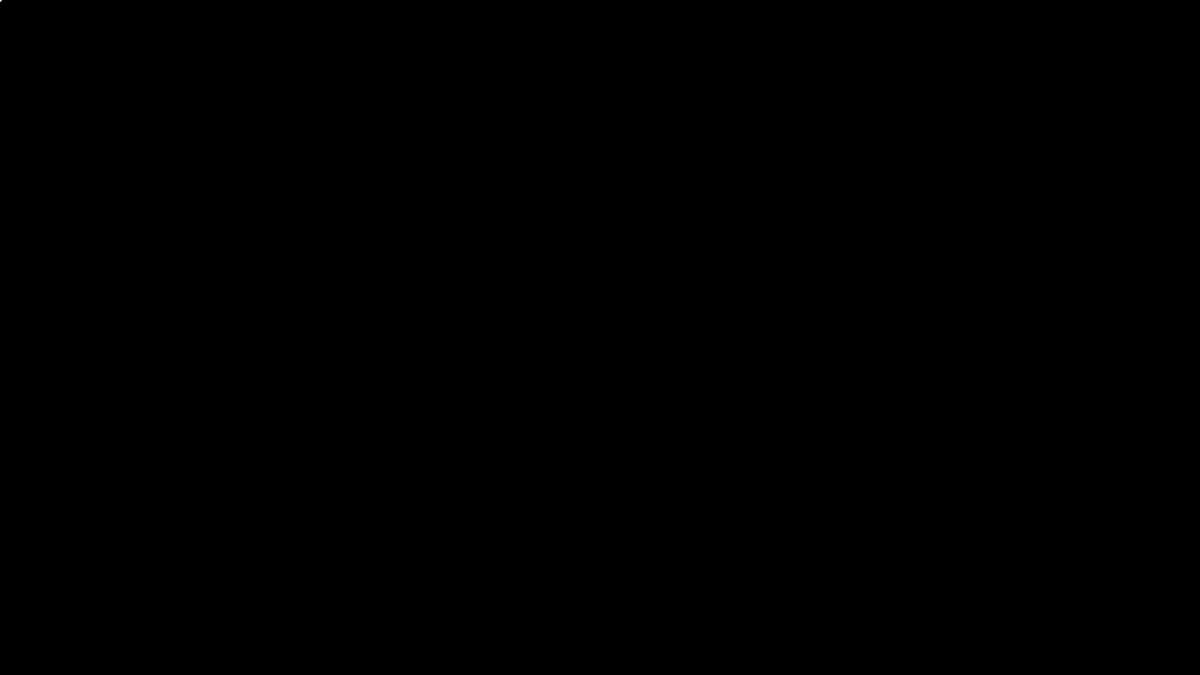
Frame 1 (no input)
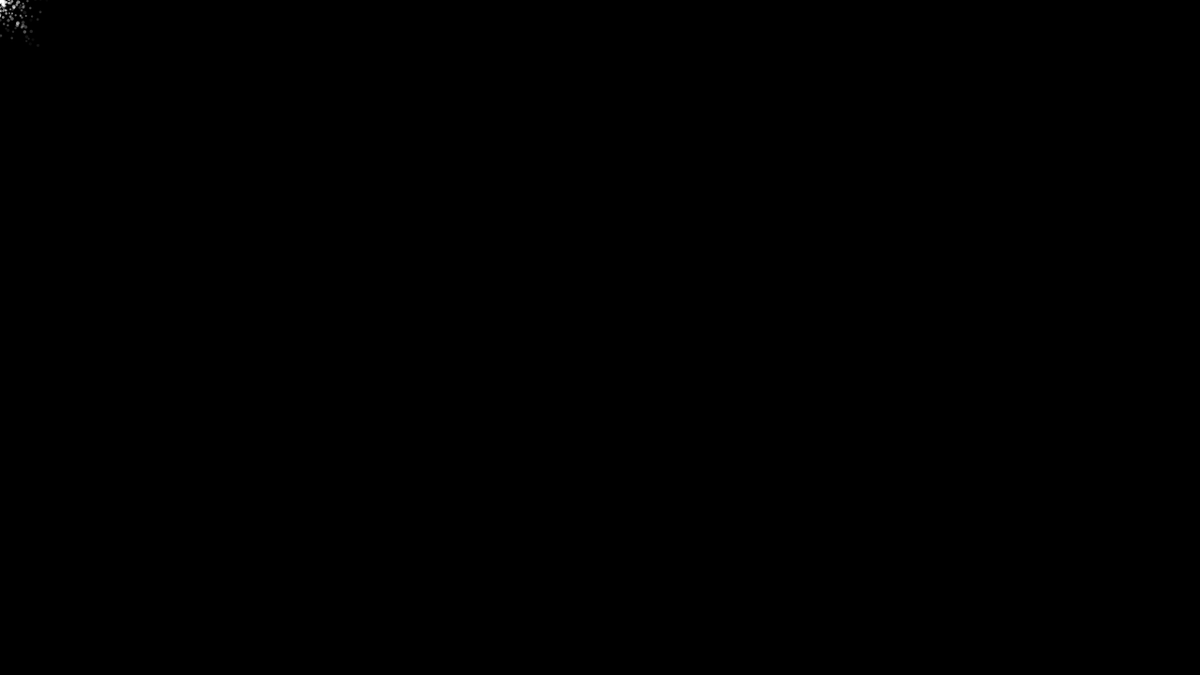
Frame 60 (the mouse pressed at the canvas centre just before this capture)
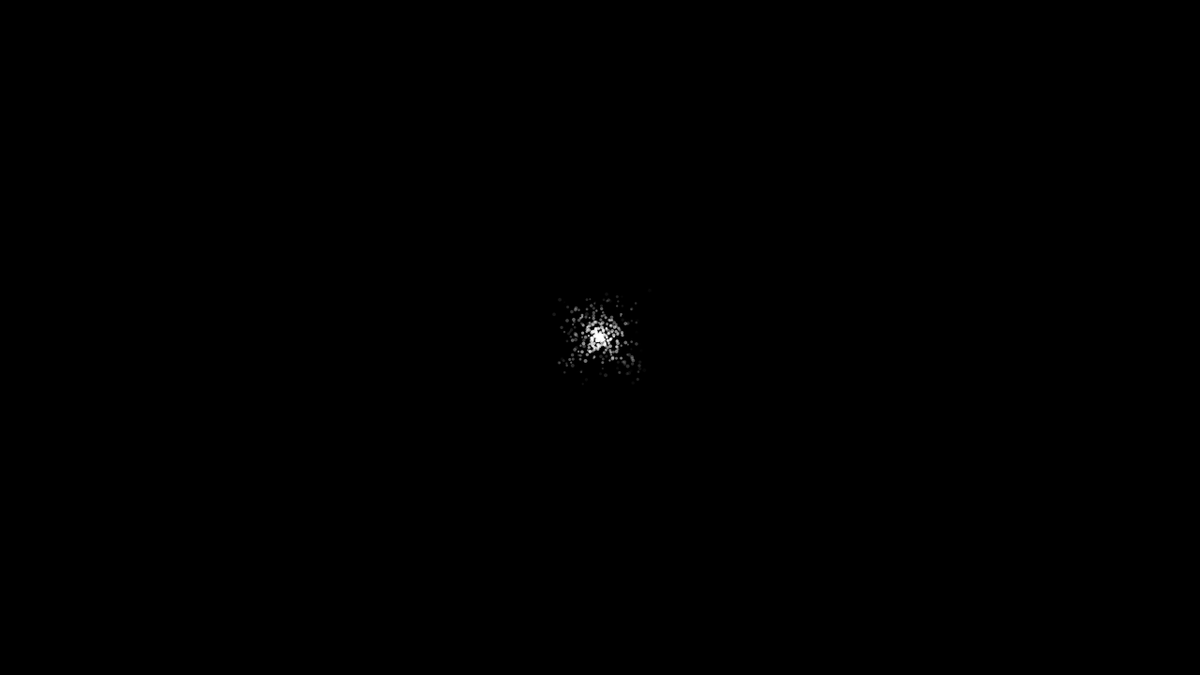
Frame 120 (the mouse held since frame 60 and released just before this capture)

The Processing sketch that drew these frames (run headless with seeded random() and noise(); from frame 60 on, the mouse is pressed at the canvas centre):

// Processing sketch: ParticleFollowMouse3
// ── ParticleFollowMouse3.pde
circle[] cir = new circle[1];
int n=0;

void setup(){
  size(1280,720);
  cir[0]=new circle();
  n++;
  noCursor();
}

void draw(){
  background(0);
  int num=(int)random(5,10);
  cir=(circle[])expand(cir,n+num);
  for(int i=0;i<n;i++){
    cir[i].move();
  }
  for(int i=n;i<n+num;i++){
    cir[i]= new circle();
    cir[i].make();
  }
  n+=num;
}

class circle{
  float _x=random(-1,1),_y=random(-1,1);
  float R=random(2,4);
  float x=0,y=0;
  int c=220,_c=4;

  void make(){
    noStroke();
    fill(255);
    ellipse(mouseX,mouseY,R,R);
    x=mouseX;
    y=mouseY;
  }
  
  void move(){
    if(c==0){
      return;
    }
    noStroke();
    fill(255,255,255,c);
    ellipse(x,y,R,R);
    x+=_x;
    y+=_y;
    c-=_c;
  }
  
}
